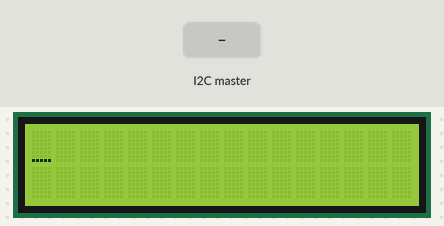
The sketch below on a simulated Arduino Uno, built with avr-gcc and run on an emulated ATmega328P. Parts: 16×2 character LCD. The inputs (shaded band) are chosen by the test bench.

Above: at 1.2 s.
1.3 s: the I2C master sends the byte 1
At 1.7 s:
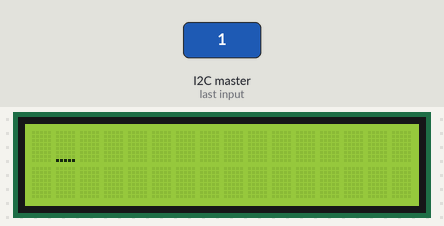
2.8 s: the I2C master sends the byte 0
At 4.0 s:
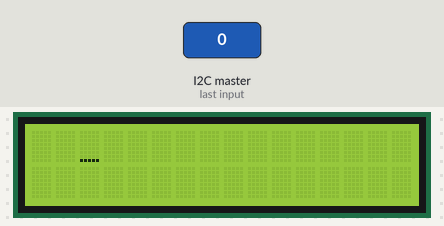
4.3 s: the I2C master sends the byte 2
At 5.2 s:
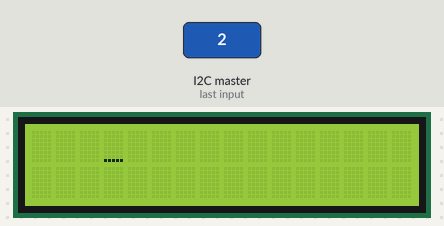
5.8 s: the I2C master sends the byte 90
At 6.3 s:
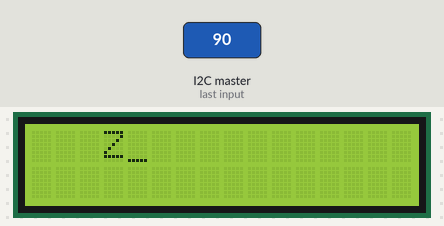
7.3 s: the I2C master sends the byte 200
At 8.5 s:
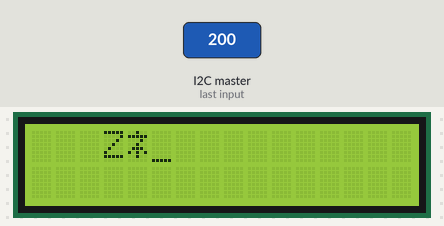
8.8 s: the I2C master sends the byte 1
At 9.8 s:
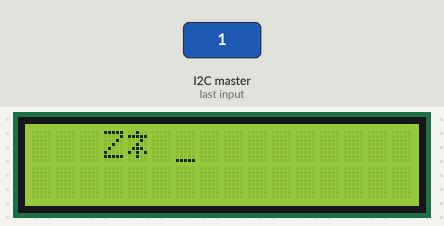
Timing chart, 0 to 11.3 s (numbered marks = the images above; inputs shaded):
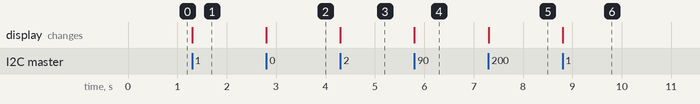

Measured:
- after the input at 1.3 s, the display: changes at once (image 1)
- after the input at 2.8 s, the display: changes at once (image 2)
- after the input at 4.3 s, the display: changes at once (image 3)
- after the input at 5.8 s, the display: changes at once (image 4)
- after the input at 7.3 s, the display: changes at once (image 5)
- after the input at 8.8 s, the display: changes at once (image 6)

The sketch:

A21-slave.ino
```cpp
// (licence header left out)
// include Wire (I2C) library
#include <Wire.h>

// include the character LCD library:
#include <LiquidCrystal.h>

// initialize LCD library with the numbers of the interface pins
LiquidCrystal lcd(12, 11, 5, 4, 3, 2);

// the setup routine runs once when you press reset:
void setup() {
  // join i2c bus with address #8
  Wire.begin(8);
  // register event
  Wire.onReceive(receiveEvent);
  // set up the LCD's number of columns and rows:
  lcd.begin(16, 2);
  lcd.cursor();
}

// the loop routine runs over and over again forever:
void loop() {

}

// function that executes whenever data is received from master
// this function is registered as an event, see setup()
void receiveEvent(int howMany) {
  // loop through all recived bytes
  while (Wire.available()) {
    // receive byte as a character
    char inChar = Wire.read();
    // print the character
    lcd.write(inChar);
  }
}
```
